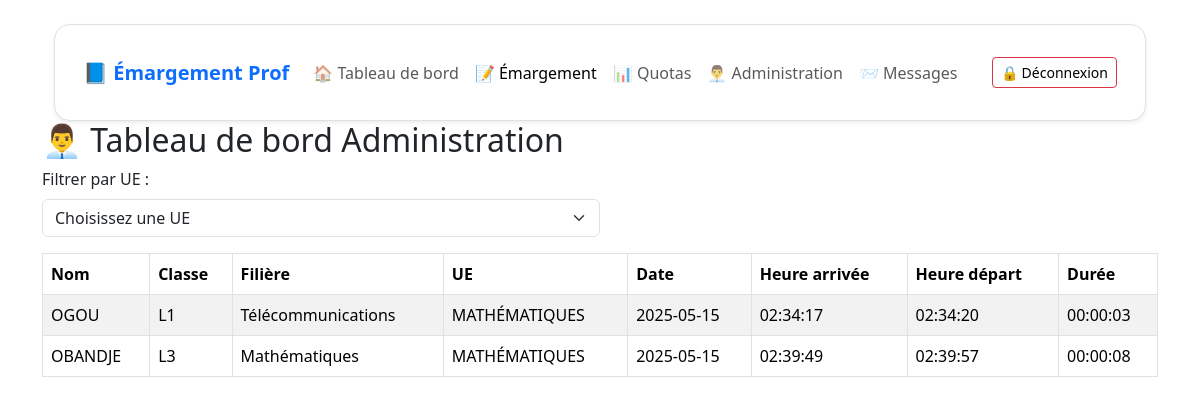
Screenshot of /admin_dashboard.php (signed in) with the database file from the repository.
### tables this page shows
CREATE TABLE `emargement` (
  `id` int(11) NOT NULL,
  `professeur_id` int(11) DEFAULT NULL,
  `nom` varchar(100) DEFAULT NULL,
  `classe` varchar(50) DEFAULT NULL,
  `ue` varchar(100) DEFAULT NULL,
  `filiere` varchar(100) DEFAULT NULL,
  `date` date DEFAULT curdate(),
  `heure_arrivee` time DEFAULT NULL,
  `heure_depart` time DEFAULT NULL,
  `duree` time DEFAULT NULL
);

### admin_dashboard.php (the view, shortened to what this page needs)
<?php
require_once 'config.php';
$sql = "SELECT nom, classe, filiere, ue, date, heure_arrivee, heure_depart, duree FROM emargement";
$result = $conn->query($sql);
?>
<!DOCTYPE html>
<html lang="fr">
<head>
    <link href="https://cdn.jsdelivr.net/npm/bootstrap@5.3.3/dist/css/bootstrap.min.css" rel="stylesheet" />
</head>
<div class="container mt-2">
  <div class="card shadow-sm border rounded-4">
    <div class="card-body p-3">
      <nav class="navbar navbar-expand-lg navbar-light">
        <div class="container-fluid">
          <a class="navbar-brand fw-bold text-primary" href="dashboard.php">📘 Émargement Prof</a>
          <div class="collapse navbar-collapse" id="navbarNav">
            <ul class="navbar-nav me-auto mb-2 mb-lg-0">
              <li class="nav-item"><a class="nav-link" href="dashboard.php">🏠 Tableau de bord</a></li>
              <li class="nav-item"><a class="nav-link active" aria-current="page" href="emargement.php">📝 Émargement</a></li>
              <li class="nav-item"><a class="nav-link" href="quota_notification.php">📊 Quotas</a></li>
              <li class="nav-item"><a class="nav-link" href="admin_dashboard.php">👨‍💼 Administration</a></li>
              <li class="nav-item"><a class="nav-link" href="messages.php">📨 Messages</a></li>
            </ul>
            <span class="navbar-text">
              <a href="index.php" class="btn btn-outline-danger btn-sm">🔒 Déconnexion</a>
            </span>
          </div>
        </div>
      </nav>
    </div>
  </div>
</div>
<body class="container mt-4">
<h2>👨‍💼 Tableau de bord Administration</h2>
<label for="ueFilter" class="form-label">Filtrer par UE :</label>
<select id="ueFilter" class="form-select w-50 mb-3">
    <option selected disabled value="">Choisissez une UE</option>
</select>
<table id="tableauEmargement" class="table table-striped table-bordered">
    <thead>
        <tr>
            <th>Nom</th>
            <th>Classe</th>
            <th>Filière</th>
            <th>UE</th>
            <th>Date</th>
            <th>Heure arrivée</th>
            <th>Heure départ</th>
            <th>Durée</th>
        </tr>
    </thead>
    <tbody>
        <?php if ($result && $result->num_rows > 0): ?>
            <?php while ($row = $result->fetch_assoc()): ?>
                <tr>
                    <td><?= htmlspecialchars($row['nom']) ?></td>
                    <td><?= htmlspecialchars($row['classe']) ?></td>
                    <td><?= htmlspecialchars($row['filiere']) ?></td>
                    <td><?= htmlspecialchars($row['ue']) ?></td>
                    <td><?= htmlspecialchars($row['date']) ?></td>
                    <td><?= htmlspecialchars($row['heure_arrivee']) ?></td>
                    <td><?= htmlspecialchars($row['heure_depart'] ?? '-') ?></td>
                    <td><?= htmlspecialchars($row['duree'] ?? '-') ?></td>
                </tr>
            <?php endwhile; ?>
        <?php else: ?>
            <tr><td colspan="8" class="text-center">Aucun enregistrement trouvé.</td></tr>
        <?php endif; ?>
    </tbody>
</table>
</body>
</html>

### rows the page displays
emargement: nom "OGOU", classe "L1", filiere "Télécommunications", ue "MATHÉMATIQUES", date "2025-05-15", heure_arrivee "02:34:17", heure_depart "02:34:20", duree "00:00:03"
emargement: nom "OBANDJE", classe "L3", filiere "Mathématiques", ue "MATHÉMATIQUES", date "2025-05-15", heure_arrivee "02:39:49", heure_depart "02:39:57", duree "00:00:08"
